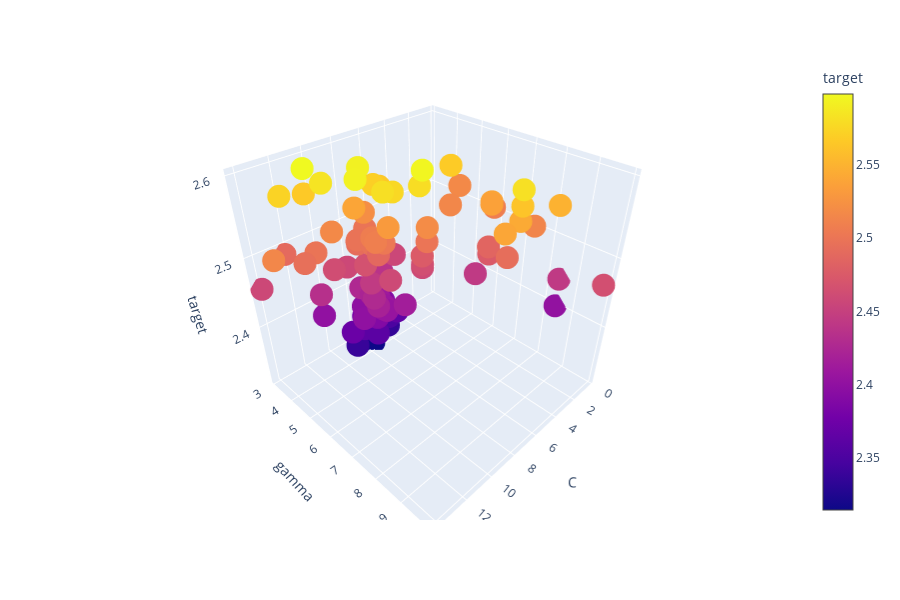

Notebook code for this chart:
### Code cell
px.scatter_3d(df1, x = "C", y = "gamma", z = "target", color = "target", hover_name = "epsilon")
